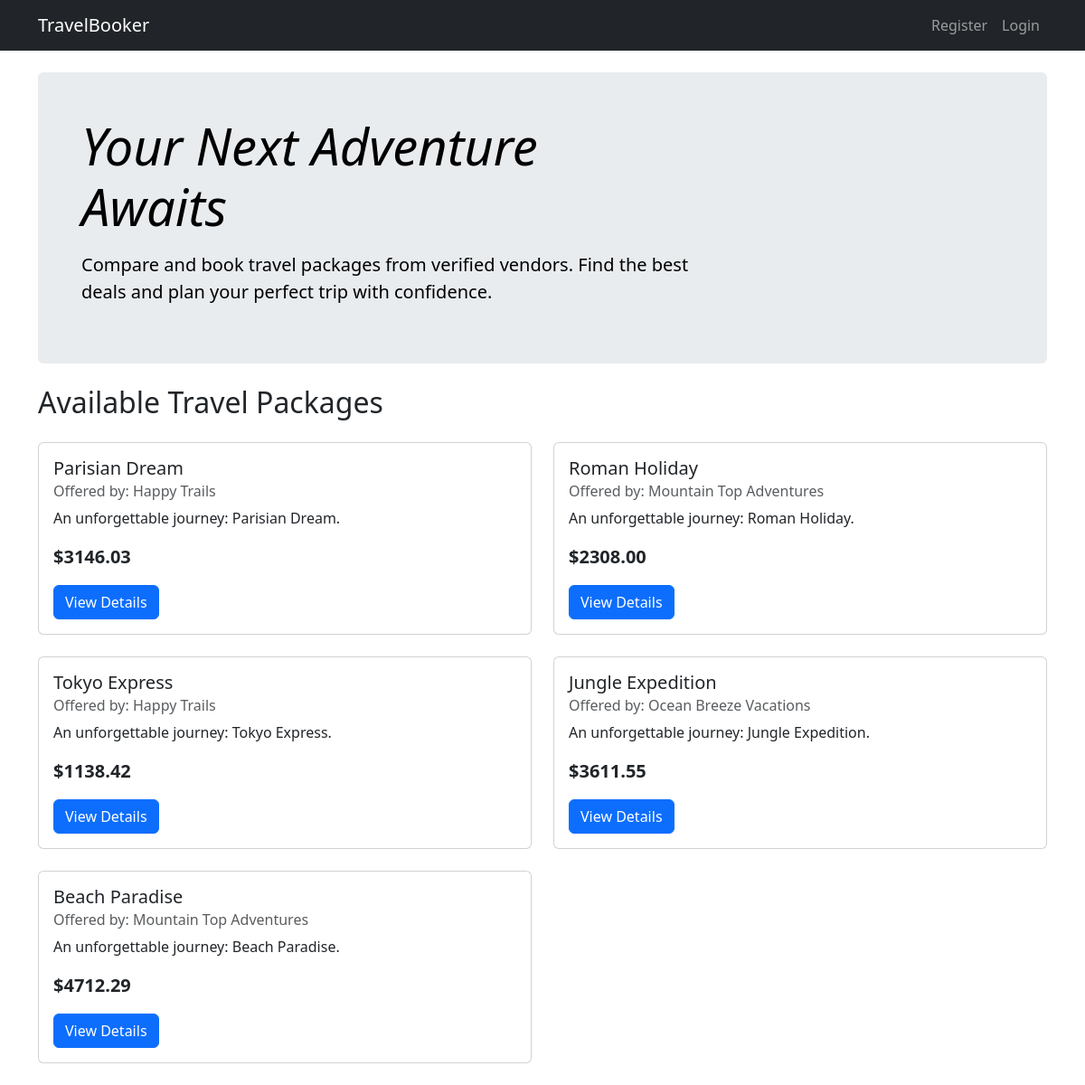
The page / on the database its author committed.
### main/models.py (models this page shows, shortened)
class TravelPackage(models.Model):
    vendor = models.ForeignKey(Vendor, on_delete=models.CASCADE, related_name='packages')
    name = models.CharField(max_length=255)
    description = models.TextField()
    itinerary = models.TextField()
    price = models.DecimalField(max_digits=10, decimal_places=2)
    start_date = models.DateField()
    end_date = models.DateField()
    created_at = models.DateTimeField(auto_now_add=True)
    updated_at = models.DateTimeField(auto_now=True)

class Vendor(models.Model):
    user_profile = models.OneToOneField(UserProfile, on_delete=models.CASCADE)
    name = models.CharField(max_length=255)
    description = models.TextField()
    website = models.URLField(blank=True, null=True)

### main/views.py (the view)
# urls.py: path('', views.package_list, name='package_list'),
def package_list(request):
    packages = TravelPackage.objects.all()
    return render(request, 'main/package_list.html', {'packages': packages})

### main/templates/main/package_list.html
{% extends "main/base.html" %}
{% block content %}
<div class="p-4 p-md-5 mb-4 rounded text-body-emphasis bg-body-secondary">
    <div class="col-lg-8 px-0">
        <h1 class="display-4 fst-italic">Your Next Adventure Awaits</h1>
        <p class="lead my-3">Compare and book travel packages from verified vendors. Find the best deals and plan your perfect trip with confidence.</p>
    </div>
</div>
<h2 class="mb-4">Available Travel Packages</h2>
<div class="row">
    {% for package in packages %}
    <div class="col-md-6 mb-4">
        <div class="card h-100">
            <div class="card-body d-flex flex-column">
                <h5 class="card-title">{{ package.name }}</h5>
                <h6 class="card-subtitle mb-2 text-muted">Offered by: {{ package.vendor.name }}</h6>
                <p class="card-text">{{ package.description|truncatewords:20 }}</p>
                <div class="mt-auto">
                    <p class="card-text fs-5"><strong>${{ package.price|floatformat:2 }}</strong></p>
                    <a href="{% url 'package_detail' package.id %}" class="btn btn-primary">View Details</a>
                </div>
            </div>
        </div>
    </div>
    {% empty %}
    <div class="col">
        <p>No travel packages available at the moment.</p>
    </div>
    {% endfor %}
</div>
{% endblock %}

### main/templates/main/base.html (shortened to what this page needs)
<!doctype html>
<html lang="en">
<head>
    <link href="https://cdn.jsdelivr.net/npm/bootstrap@5.3.2/dist/css/bootstrap.min.css" rel="stylesheet">
</head>
<body>
    <nav class="navbar navbar-expand-lg navbar-dark bg-dark">
        <div class="container">
            <a class="navbar-brand" href="{% url 'package_list' %}">TravelBooker</a>
            <div class="collapse navbar-collapse">
                <ul class="navbar-nav ms-auto">
                    {% if user.is_authenticated %}
                        <li class="nav-item">
                            <span class="nav-link">Hello, {{ user.username }}</span>
                        </li>
                        <li class="nav-item">
                            <form method="post" action="{% url 'logout' %}">
                                {% csrf_token %}
                                <button type="submit" class="nav-link btn btn-link">Logout</button>
                            </form>
                        </li>
                    {% else %}
                        <li class="nav-item">
                            <a class="nav-link" href="{% url 'register' %}">Register</a>
                        </li>
                        <li class="nav-item">
                            <a class="nav-link" href="{% url 'login' %}">Login</a>
                        </li>
                    {% endif %}
                </ul>
            </div>
        </div>
    </nav>
    <main class="container mt-4">
        {% block content %}
        {% endblock %}
    </main>
</body>
</html>

### rows shown on the page
TravelPackage: name "Parisian Dream", vendor.name "Happy Trails", description "An unforgettable journey: Parisian Dream.", price "3146.03"
TravelPackage: name "Roman Holiday", vendor.name "Mountain Top Adventures", description "An unforgettable journey: Roman Holiday.", price "2308.00"
TravelPackage: name "Tokyo Express", vendor.name "Happy Trails", description "An unforgettable journey: Tokyo Express.", price "1138.42"
TravelPackage: name "Jungle Expedition", vendor.name "Ocean Breeze Vacations", description "An unforgettable journey: Jungle Expedition.", price "3611.55"
TravelPackage: name "Beach Paradise", vendor.name "Mountain Top Adventures", description "An unforgettable journey: Beach Paradise.", price "4712.29"
